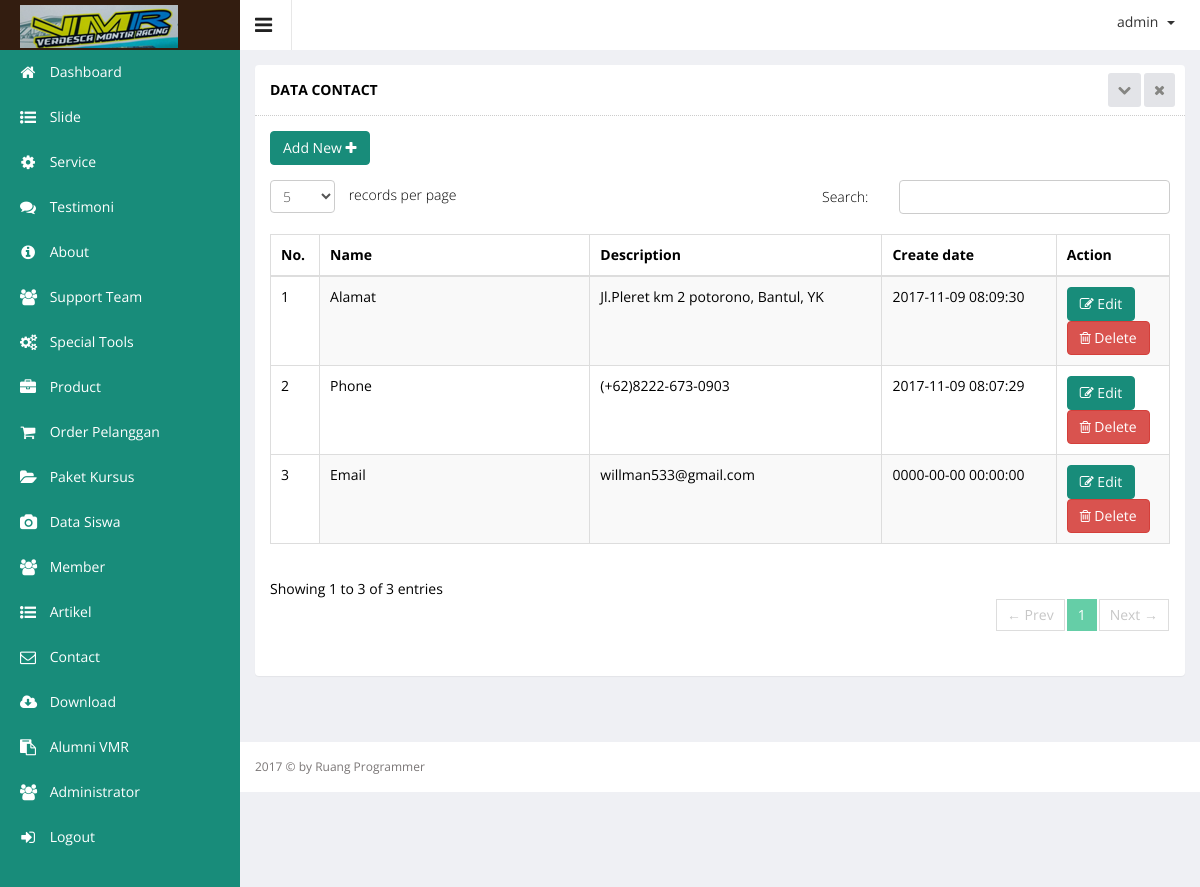
Screenshot of /admin/index.php?hal=master/contact/list (signed in) with the database file from the repository.
### tables this page shows
CREATE TABLE `contact` (
  `contact_id` int(11) NOT NULL,
  `contact_name` varchar(100) DEFAULT NULL,
  `contact_desc` varchar(255) DEFAULT NULL,
  `contact_create_date` datetime DEFAULT NULL
);

### admin/master/contact/list.php (the view, shortened to what this page needs)
<div class="wrapper">
    <div class="row">
        <div class="col-sm-12">
            <section class="panel">
                <header class="panel-heading">
                    Data Contact
                    <span class="tools pull-right">
                        <a href="javascript:;" class="fa fa-chevron-down"></a>
                        <a href="javascript:;" class="fa fa-times"></a>
                     </span>
                </header>
                <div class="panel-body">
                    <div class="adv-table editable-table ">
                        <div class="clearfix">
                            <div class="btn-group">
                                <a href="?hal=master/contact/add">
                                    <button data-toggle="modal" class="btn btn-primary">
                                        Add New <i class="fa fa-plus"></i>
                                    </button>
                                </a>
                            </div>
                        </div>
                        <table class="table table-striped table-hover table-bordered" id="editable-sample">
                            <thead>
                            <tr>
                                <th>No.</th>
                                <th width="30%">Name</th>
                                <th>Description</th>
                                <th>Create date</th>
                                <th width="10%">Action</th>
                            </tr>
                            </thead>
                            <tbody>
                            <?php
                            $no = 0;
                            $querycontact = mysql_query("SELECT * FROM contact ORDER BY contact_id DESC");
                            while ($rowcontact = mysql_fetch_array($querycontact)) {
                            $no++;
                                ?>
                                <tr class="">
                                    <td><?php echo $no; ?></td>
                                    <td><?php echo $rowcontact['contact_name']; ?></td>
                                    <td><?php echo $rowcontact['contact_desc']; ?></td>
                                    <td><?php echo $rowcontact['contact_create_date']; ?></td>
                                    <td>
                                        <a href="?hal=master/contact/edit&id=<?php echo $rowcontact['contact_id']; ?>">
                                            <button class="btn btn-primary" type="submit"><i class="fa fa-edit"
                                                                                             aria-hidden="true"></i>
                                                Edit
                                            </button>
                                        </a>
                                        <a href="?hal=master/contact/list&hapus=<?php echo $rowcontact['contact_id']; ?>">
                                        <button class="btn btn-danger" type="submit" name="hapus"><i
                                                        class="fa fa-trash-o"></i> Delete
                                            </button>
                                        </a>
                                    </td>
                                </tr>
                            <?php } ?>
                            </tbody>
                        </table>
                    </div>
                </div>
            </section>
        </div>
    </div>
</div>

### rows the page displays
contact: contact_name "Alamat", contact_desc "Jl.Pleret km 2 potorono, Bantul, YK", contact_create_date "2017-11-09 08:09:30"
contact: contact_name "Phone", contact_desc "(+62)8222-673-0903", contact_create_date "2017-11-09 08:07:29"
contact: contact_name "Email", contact_desc "willman533@gmail.com", contact_create_date "0000-00-00 00:00:00"

### other values shown
$_SESSION['username'] "admin"
